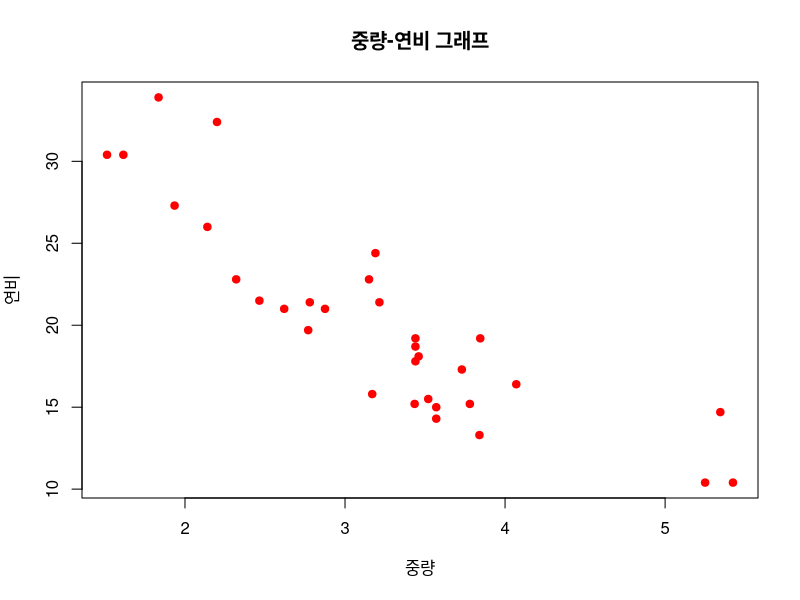
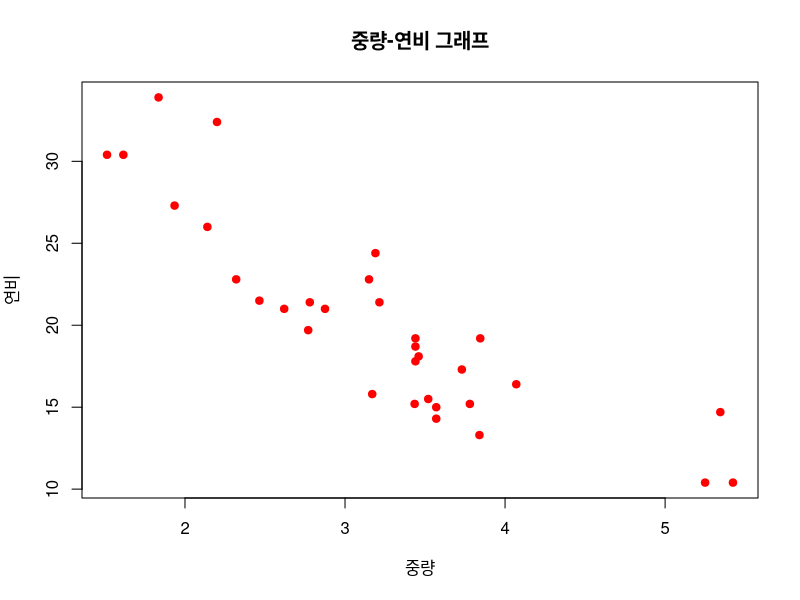
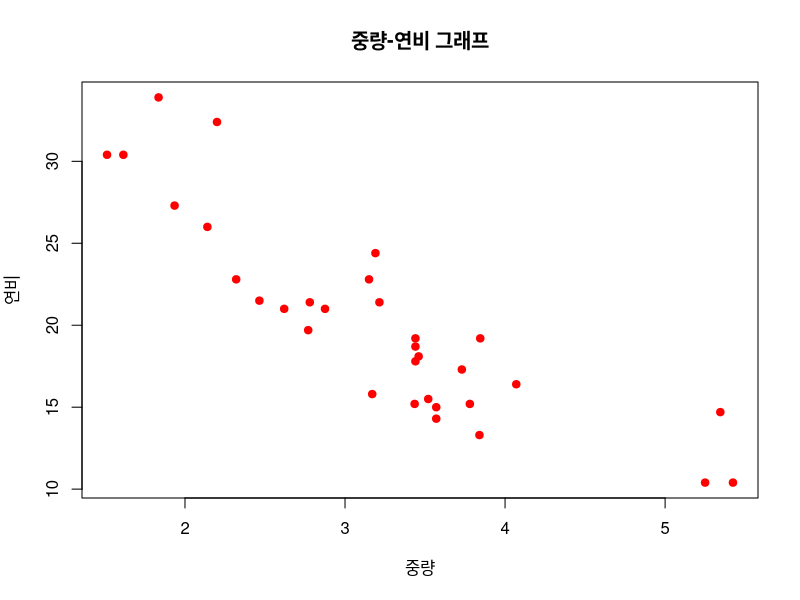
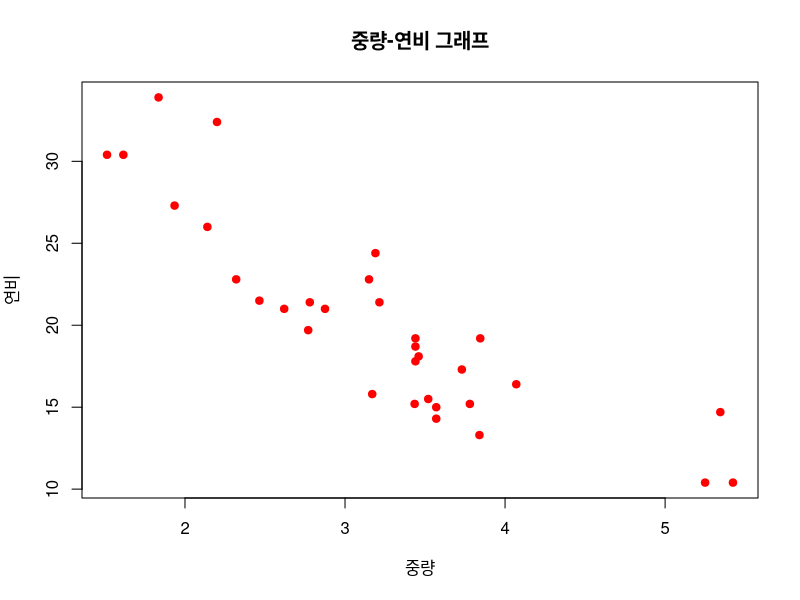
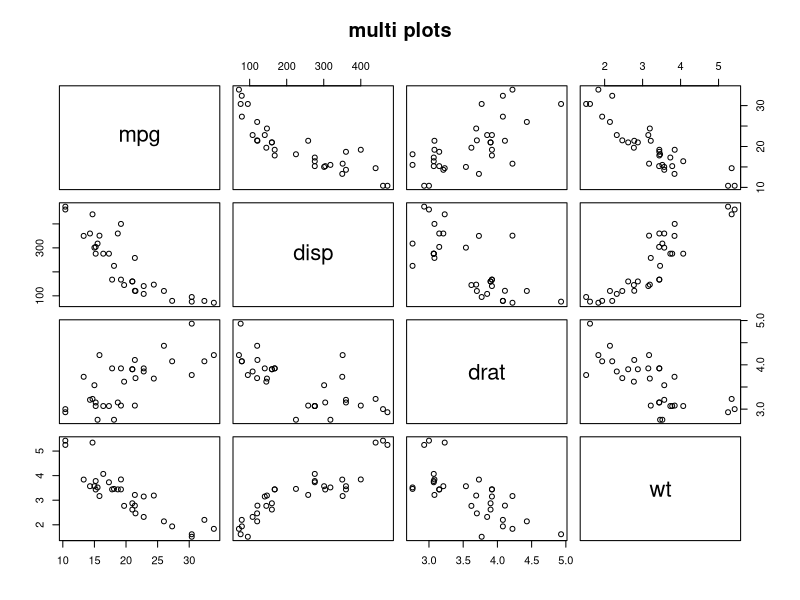
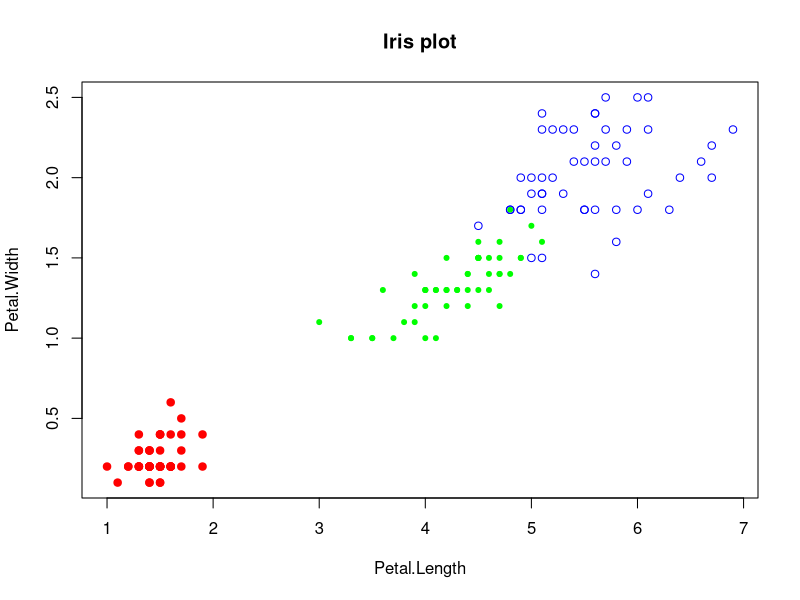
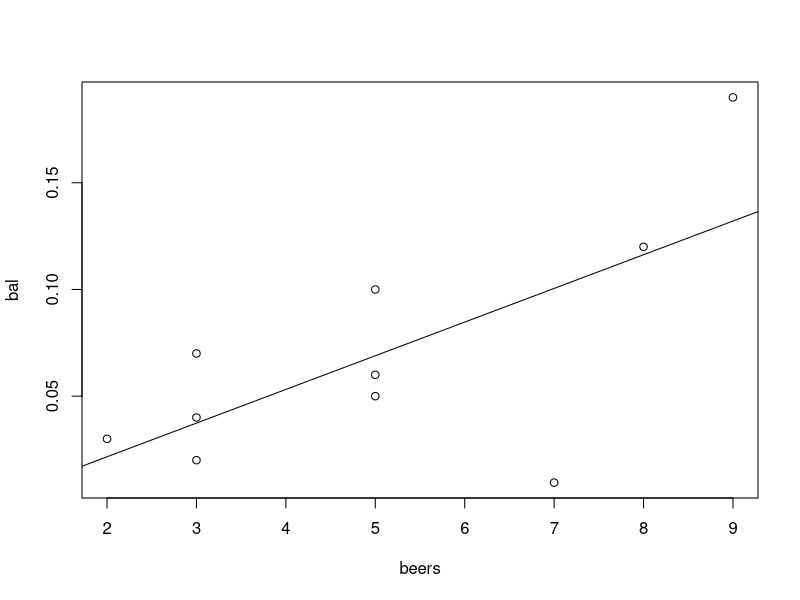
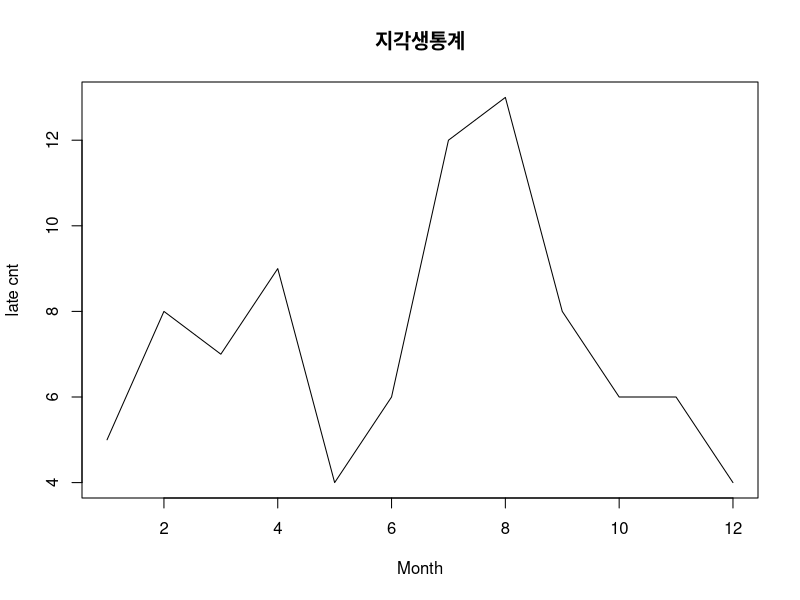

Reproduce these figures in R, in order.
#
# 6일차
#
#
# 다중변수 자료 탐색
# 두 변수 사이의 산점도
# 산점도(scatter plot) - 2변수로 구성된 자료의 분포를 알아보는 그래프
#                       관측값들의 분포를 통해 2변수 사이의 관계파악
#

# 이변량 산점도
wt <- mtcars$wt
mpg <- mtcars$mpg

plot(wt, mpg, main = "중량-연비 그래프",
     xlab = "중량", ylab = "연비",
     col = "red", pch = 19) # 산점도 [pch (plotting character): 점모양 0~25]

# 이변량 데이터 넣는 유형들
plot(mtcars$wt, mtcars$mpg, main = "중량-연비 그래프",
     xlab = "중량", ylab = "연비",
     col = "red", pch = 19) # 유형1
plot(mtcars[, c('wt','mpg') ], main = "중량-연비 그래프",
     xlab = "중량", ylab = "연비",
     col = "red", pch = 19) # 유형2
plot(mpg~wt, data = mtcars, main = "중량-연비 그래프",
     xlab = "중량", ylab = "연비",
     col = "red", pch = 19) # 유형3

# 여러 변수들간의 산점도
vars <- c('mpg', 'disp', 'drat', 'wt')
target <- mtcars[, vars]
head(target)
pairs(target,main = 'multi plots') # pairs는 이변량 이상의 산점도를 그릴 수 있음

# 그룹정보가 있는 두 변수의 산점도
str(iris)
iris.2 <- iris[, 3:4]
point <- as.numeric( iris$Species )
point
color <- c('red', 'green', 'blue')
plot(iris.2, main='Iris plot',
     pch = c(point+18),
     col = color[ point ])

# 상관분석
beers <- c(5,2,9,8,3,7,3,5,3,5)
bal <- c(0.1,0.03,0.19,0.12,0.04,
         0.0095,0.07,0.06,0.02,0.05)
tbl <- data.frame( beers, bal)
tbl

plot(bal~beers, data = tbl)

# 회귀식     lm(linear model)
res <- lm( bal~beers, data = tbl ) 
res

# 회귀선
abline( res )

# 상관계수 도출 (correlation)
cor( tbl[ , 1:2 ] )   # 이변량 상관 계수
cor( iris[ , 1:4 ] )  # 다변량 상관 계수

############################################################
##
## 상관 분석 과정 : 
##
## 1. 상관분석 대상 변수 선정
##
## 2. 산점도 작성 (관측값 분포확인) : plot()
##
## 3. 회귀식 도출 : lm()
##    (회귀식 : 두 변수의 선형관계를 가장 잘
##              나타낼 수 있는 선의 식)
##    ( y = xw + b )
##
## 4. 회귀선을 산점도에 표시 : abline()
##    (회귀선 : 관측값들의 추세를 가장 잘
##              나타낼 수 있는 선)
##
## 5. 상관계수 계산 : cor()
##
## 6. 상관분석 결과 해석
##
############################################################


#################################
# 시계열 Data 분석 - 선그래프

month <- 1:12
late <- c(5,8,7,9,4,6,12,13,8,6,6,4)

plot(month, late, main = '지각생통계',
     type = 'l', lty= 1, lwd = 1,
     xlab = 'Month', ylab = 'late cnt' )      # lty : line type, lwd : line width
plot(month, late, main = '지각생통계',
     type = 'b', lty= 1, lwd = 1,
     xlab = 'Month', ylab = 'late cnt' )
plot(month, late, main = '지각생통계',
     type = 'o', lty= 1, lwd = 1,
     xlab = 'Month', ylab = 'late cnt' )
plot(month, late, main = '지각생통계',
     type = 's', lty= 1, lwd = 1,
     xlab = 'Month', ylab = 'late cnt' )
plot(month, late, main = '지각생통계',
     type = 'S', lty= 1, lwd = 1,
     xlab = 'Month', ylab = 'late cnt' )
plot(month, late, main = '지각생통계',
     type = 'p', lty= 1, lwd = 1,
     xlab = 'Month', ylab = 'late cnt' )
plot(month, late, main = '지각생통계',
     type = 'c', lty= 1, lwd = 1,
     xlab = 'Month', ylab = 'late cnt' )
plot(month, late, main = '지각생통계',
     type = 'h', lty= 1, lwd = 1,
     xlab = 'Month', ylab = 'late cnt' )
plot(month, late, main = '지각생통계',
     type = 'n', lty= 1, lwd = 1,
     xlab = 'Month', ylab = 'late cnt' )

# 복수의 선 그래프
late1 <- c(5,8,7,9,4,6,12,13,8,6,6,4)
late2 <- c(4,6,5,8,7,8,10,11,6,5,7,3)

plot(month, late1, main = '지각생통계',
     type = 'b', lty= 1, col = 'red',
     xlab = 'Month', ylab = 'late cnt',
     ylim = c(1,15) )                   # ylim : y 좌표 범위
lines(month, late2, type = 'b', col = 'blue' )



##############
#
# 자료 탐색 실습 - 탐색적 데이터 분석
#
# 0단계 : 문제 정의
# 1단계 : 분석 대상 데이터셋 준비
#         BostonHousing 데이터셋(mlbench pac.)
#
install.packages('mlbench')
library(mlbench)
data('BostonHousing')
  # crim : 1인당 범죄율
  # rm : 주택 1가구당 방수
  # dis : 보스턴 5개 지역센터까지의 거리
  # tax
  # medv : 주택가격
class( BostonHousing )
dim(BostonHousing)
str(BostonHousing)
head(BostonHousing)
tail(BostonHousing)

myds <- BostonHousing[,c('crim',
                         'rm',
                         'dis',
                         'tax',
                         'medv')]
# 2단계 : 파생 변수 추가
#         [ grp 변수 추가(주택가격상중하) ]
grp <- c()
for(i in 1:nrow(myds)){
  if( myds$medv[i] >= 25.0 ){
    grp[i] <- 'H'
  } else if ( myds$medv[i] <= 17.0){
    grp[i] <- 'L'
  } else {
    grp[i] <- 'M'
  }
}

grp <- factor(grp)
grp <- factor(grp, levels = c('H','M','L'))
grp
myds <- data.frame(myds, grp)
head(myds)

# 3단계 : 데이터셋의 형태와 기본적인 내용 파악
str( myds )
head( myds )
table( myds$grp )

# 4단계 : 히스토그램에 의한 관측값의 분포 확인
par( mfrow=c(2,3) )
for(i in 1:5){
  hist( myds[,i], main = colnames( myds )[i],
        col = 'yellow')
}
par( mfrow = c(1,1))

# 5단계 : 상자그림에 의한 관측값의 분포 확인
par( mfrow=c(2,3) )
for(i in 1:5){
  boxplot( myds[,i], main = colnames( myds )[i])
}
par( mfrow = c(1,1))


# 6단계 : 그룹별 관측값 분포 확인
boxplot(myds$crim~myds$grp, main = '1인당 범죄율')
boxplot(myds$rm~myds$grp, main = '방의 개수')
boxplot(myds$dis~myds$grp, main = '지역센터까지의 거리')
boxplot(myds$tax~myds$grp, main = '세금')
boxplot(myds$medv~myds$grp, main = '주택가격')
  # crim : 1인당 범죄율
  # rm : 주택 1가구당 방수
  # dis : 보스턴 5개 지역센터까지의 거리
  # tax
  # medv : 주택가격

# 7단계 : 다중 산점도를 통한 변수 간 상관관계 확인
pairs( myds[,-6] )

# 8단계 : 그룹 정보를 포함한 변수 간 상관관계 확인
point <- as.integer(myds$grp)
color <- c('red','green','blue')
pairs( myds[,-6], pch = point,
       col = color[ point ])

# 9단계 : 변수 간 상관관계 확인
cor( myds[,-6] )

# 탐색적데이터분석으로
# Data에 대한 이해를 하고,
# 문제 정의를 검증,
# 문제 정의에 대한 1차 결과 파악
#####################






